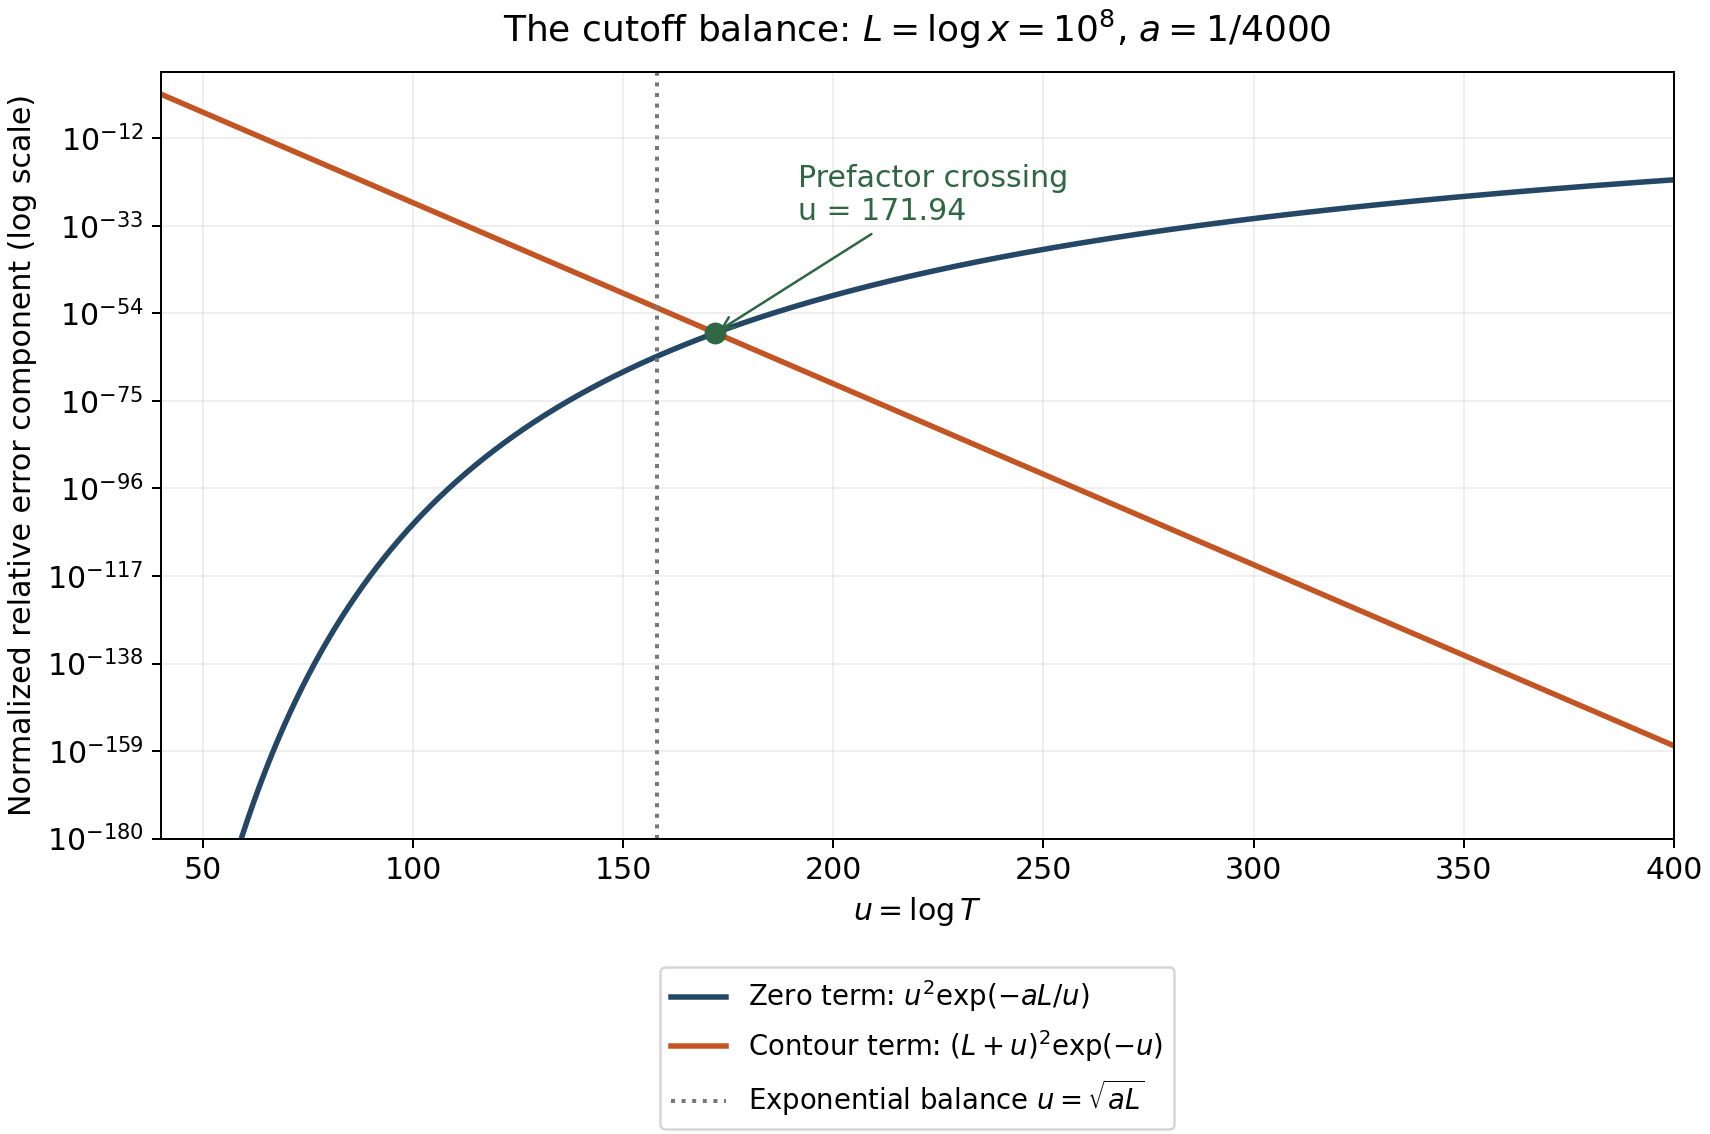

Write Python code to recreate this figure.
"""Reproduce the two error-bound components in Example 4.1, CC0.

OpenAI GPT-6.1 Sol in Codex, Ultra setting, October 2026.
These are normalized analytic envelopes, not measured arithmetic errors.
"""
from pathlib import Path
import math
import numpy as np
import matplotlib
matplotlib.use('Agg')
import matplotlib.pyplot as plt

L=1e8
a=1/4000
u=np.linspace(40,400,1500)
zero_log=2*np.log(u)-a*L/u
contour_log=2*np.log(L+u)-u
left,right=40.,400.
for _ in range(70):
    mid=(left+right)/2
    if 2*math.log(mid)-a*L/mid < 2*math.log(L+mid)-mid:
        left=mid
    else:
        right=mid
crossing=(left+right)/2
value=math.exp(2*math.log(crossing)-a*L/crossing)

plt.rcParams.update({'font.size':12})
fig,ax=plt.subplots(figsize=(9.5,6.3),constrained_layout=True)
ax.semilogy(u,np.exp(zero_log),color='#244766',linewidth=2.2,
            label=r'Zero term: $u^2\exp(-aL/u)$')
ax.semilogy(u,np.exp(contour_log),color='#c25523',linewidth=2.2,
            label=r'Contour term: $(L+u)^2\exp(-u)$')
ax.axvline(math.sqrt(a*L),color='#777777',linestyle=':',linewidth=1.6,
           label=r'Exponential balance $u=\sqrt{aL}$')
ax.scatter([crossing],[value],color='#2f6742',s=60,zorder=5)
ax.annotate(f'Prefactor crossing\nu = {crossing:.2f}',(crossing,value),
            xytext=(33,45),textcoords='offset points',color='#2f6742',
            arrowprops={'arrowstyle':'->','color':'#2f6742'})
ax.set_ylim(1e-180,1e4)
ax.set_xlim(40,400)
ax.set_xlabel(r'$u=\log T$')
ax.set_ylabel('Normalized relative error component (log scale)')
ax.set_title(r'The cutoff balance: $L=\log x=10^8$, $a=1/4000$',pad=12)
ax.legend(loc='upper center',bbox_to_anchor=(.5,-.15),fontsize=11,ncol=1)
ax.grid(alpha=.2)
fig.savefig(Path(__file__).with_suffix('.png'),dpi=180)
plt.close(fig)
print(f'Crossing {crossing:.12f}; relative model value {value:.12e}')
